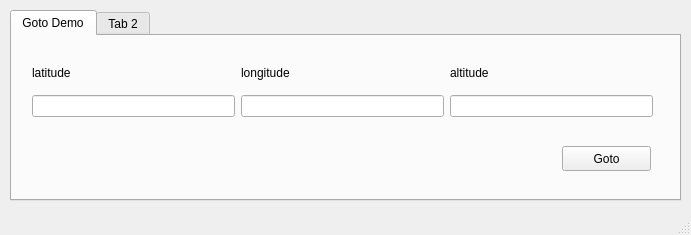
<?xml version="1.0" encoding="UTF-8"?>
<ui version="4.0">
 <class>MainWindow</class>
 <widget class="QMainWindow" name="MainWindow">
  <property name="geometry">
   <rect>
    <x>0</x>
    <y>0</y>
    <width>691</width>
    <height>235</height>
   </rect>
  </property>
  <property name="windowTitle">
   <string>Demo App</string>
  </property>
  <property name="unifiedTitleAndToolBarOnMac">
   <bool>false</bool>
  </property>
  <widget class="QWidget" name="centralwidget">
   <widget class="QTabWidget" name="tabWidget">
    <property name="geometry">
     <rect>
      <x>10</x>
      <y>10</y>
      <width>671</width>
      <height>191</height>
     </rect>
    </property>
    <property name="currentIndex">
     <number>0</number>
    </property>
    <widget class="QWidget" name="tab">
     <attribute name="title">
      <string>Goto Demo</string>
     </attribute>
     <widget class="QPushButton" name="pushButton">
      <property name="geometry">
       <rect>
        <x>550</x>
        <y>110</y>
        <width>89</width>
        <height>25</height>
       </rect>
      </property>
      <property name="text">
       <string>Goto</string>
      </property>
     </widget>
     <widget class="QWidget" name="">
      <property name="geometry">
       <rect>
        <x>20</x>
        <y>20</y>
        <width>621</width>
        <height>61</height>
       </rect>
      </property>
      <layout class="QGridLayout" name="gridLayout">
       <item row="0" column="0">
        <widget class="QLabel" name="label">
         <property name="text">
          <string>latitude</string>
         </property>
        </widget>
       </item>
       <item row="0" column="1">
        <widget class="QLabel" name="label_2">
         <property name="text">
          <string>longitude</string>
         </property>
        </widget>
       </item>
       <item row="0" column="2">
        <widget class="QLabel" name="label_3">
         <property name="text">
          <string>altitude</string>
         </property>
        </widget>
       </item>
       <item row="1" column="0">
        <widget class="QLineEdit" name="lineEdit"/>
       </item>
       <item row="1" column="1">
        <widget class="QLineEdit" name="lineEdit_2"/>
       </item>
       <item row="1" column="2">
        <widget class="QLineEdit" name="lineEdit_3"/>
       </item>
      </layout>
     </widget>
    </widget>
    <widget class="QWidget" name="tab_2">
     <attribute name="title">
      <string>Tab 2</string>
     </attribute>
    </widget>
   </widget>
  </widget>
  <widget class="QMenuBar" name="menubar">
   <property name="geometry">
    <rect>
     <x>0</x>
     <y>0</y>
     <width>691</width>
     <height>22</height>
    </rect>
   </property>
  </widget>
  <widget class="QStatusBar" name="statusbar"/>
 </widget>
 <resources/>
 <connections/>
</ui>
